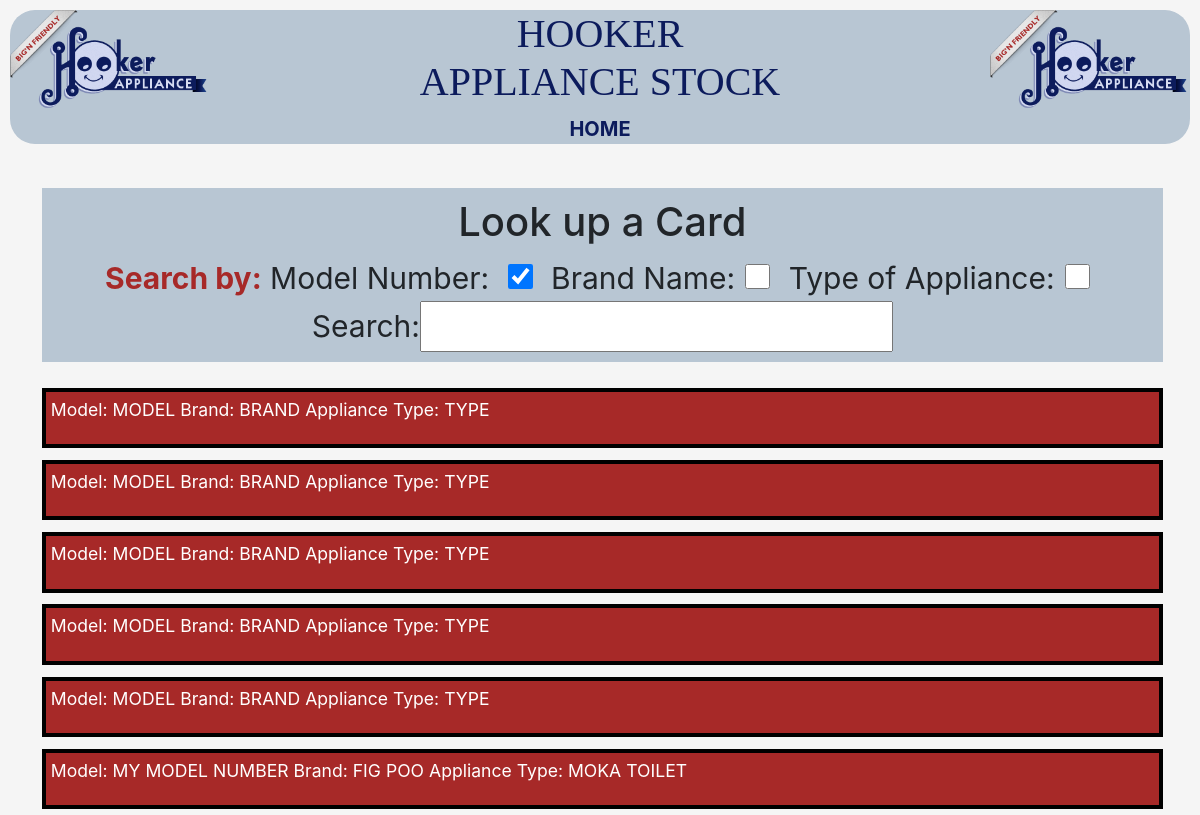
The app's page /lookCards, older data.
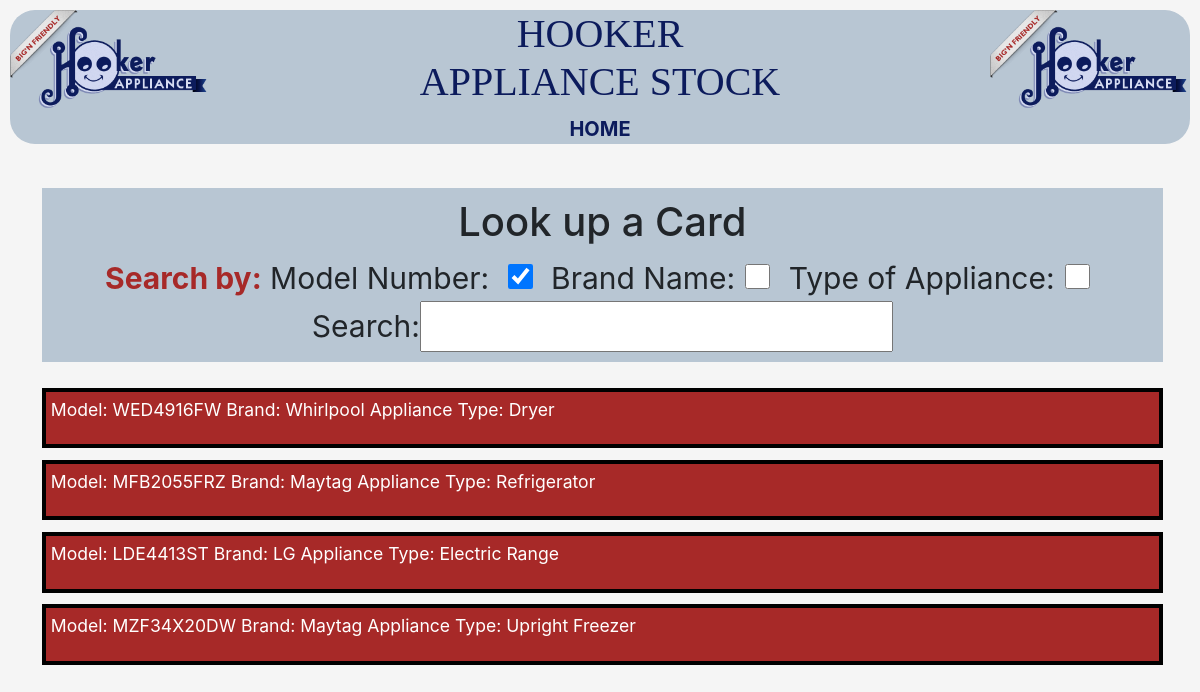
The same page, newer data.
### cards/models.py (models this page shows, shortened)
class Card(models.Model):
    modelNumber = models.CharField(max_length=200)
    brand = models.CharField(max_length=200)
    applianceType = models.CharField(max_length= 50)
    pub_date = models.DateTimeField('date published')

### cards/views.py (the view, shortened to what this page needs)
# urls.py: path('lookCards', views.lookCards, name='lookCards'),
def lookCards(request):
	searched = ''
	modelCheck = 'checked'
	nameCheck = 'unchecked'
	typeCheck = 'unchecked'
	cards = []
	if request.POST == {}:
		cards = Card.objects.all()
	context = {
		'cards' : cards,
		'search' : searched,
		'modelCheck' : modelCheck,
		'nameCheck' : nameCheck,
		'typeCheck' : typeCheck,
	}
	return render(request, 'cards/lookCards.html', context )

### cards/templates/cards/lookCards.html (shortened to what this page needs)
{% extends "cards/NavBar.html" %}
		{% block page %}
		<div class ="lookUpBox cardBox center" id ="box" >
			<h1 class = "center">Look up a Card</h1>
			<form id = "searchForm" method="post" action = "/lookCards">
				<div >
					<span class = "red"> Search by:</span>
					Model Number: <input class = "check" name = "model" type="checkbox" value = "Model" {{modelCheck}}>
					Brand Name:<input class = "check" name = "name" type="checkbox" value = "Brand" {{nameCheck}} >
					Type of Appliance:<input class = "check" name = "type" type="checkbox" value = "Type" {{typeCheck}} >
				</div>
				<div>
				Search:<input type="text" id = "search" name = "search" value = "{{search}}" >
				</div>
			</form>
		</div>
		<div class = "cardWaper">
				{% if cards %}
						{% for card in cards %}
							<a href = "/applianceView/{{card.id}}" >
							<div class="allCards">
								<p> Model: {{card.modelNumber}} Brand: {{card.brand}} Appliance Type: {{card.applianceType}} </p>
							</div>
							</a>
						{% endfor %}
				{% endif %}
		</div>
		{% endblock %}

### cards/templates/cards/NavBar.html (shortened to what this page needs)
<!DOCTYPE html>
{% load static %}
<html lang ="en">
	<head>
		<link rel="stylesheet" href="https://stackpath.bootstrapcdn.com/bootstrap/4.3.1/css/bootstrap.min.css">
		<link rel="stylesheet" href="{%static 'cards/style.css'%}">
    </head>
    <body>
        <div class = "menuBar center">
                <div>
                    <img src="{% static 'cards/logo.png'%}" width="200" class="logo">
                    <img src="{% static 'cards/logo.png'%}" width="200" class="logo2">
                    <h1 class = "title"> HOOKER <br>APPLIANCE STOCK </h1>
                </div>
                <div>
                    <a href= "{% url 'cards:mainMenu' %}" class="home">HOME </a>
                </div>
        </div>
        <br>
        {% block page %} {% endblock %}
    </body>
</html>

### cards/static/cards/style.css (style rules this page uses)
body { background: whitesmoke; }
.logo { float: left; padding: 0px; margin: 0px; }
.logo2 { float:right; }
.title { font-family: Arial Black; color: #0C1B5C; }
.center { text-align: center; }
.menuBar { background-color: #b8c6d3; border-radius: 25px; }
.home { color: #0C1B5C; font-size: 20px; font-weight: bold; }
.lookUpBox { font-size:30px; padding:5px; margin:20px; }
body { margin:10px; }
.cardBox { background: #B8C6D3; padding: 10px; width:95%; margin-right: 2.7%; margin-left: 2.7%; }
.allCards { background: #A72928; width: 95%; padding: 5px; margin-top: .5%; margin-bottom: .5%; margin-right: 2.7%; margin-left: 2.7%; border: 4px solid black; color: white; float: left; font-size: 110%; -webkit-transition-duration: 0.4s; transition-duration: 0.4s; }
.check { height: 25px; width: 25px; margin: 10px; }
.red { color: #A72928; font-weight: bold; }

Row changes from the older to the newer data that the page shows:
removed Card: modelNumber "MODEL", brand "BRAND", applianceType "TYPE"
removed Card: modelNumber "MODEL", brand "BRAND", applianceType "TYPE"
removed Card: modelNumber "MODEL", brand "BRAND", applianceType "TYPE"
removed Card: modelNumber "MODEL", brand "BRAND", applianceType "TYPE"
removed Card: modelNumber "MODEL", brand "BRAND", applianceType "TYPE"
removed Card: modelNumber "MY MODEL NUMBER", brand "FIG POO", applianceType "MOKA TOILET"
added Card: modelNumber "WED4916FW", brand "Whirlpool", applianceType "Dryer"
added Card: modelNumber "MFB2055FRZ", brand "Maytag", applianceType "Refrigerator"
added Card: modelNumber "LDE4413ST", brand "LG", applianceType "Electric Range"
added Card: modelNumber "MZF34X20DW", brand "Maytag", applianceType "Upright Freezer"
